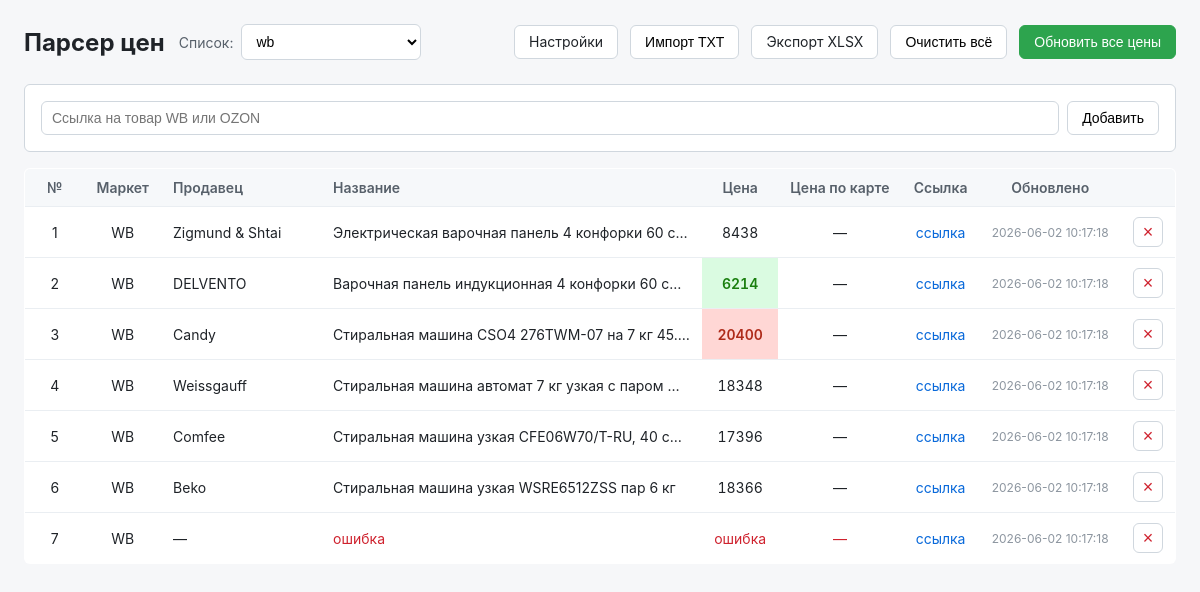
Screenshot of /?profile_id=52 with the database file from the repository.
### tables this page shows
CREATE TABLE items (
                    id INTEGER PRIMARY KEY AUTOINCREMENT,
                    market TEXT NOT NULL CHECK(market IN ('WB','OZON','YANDEX')),
                    url TEXT NOT NULL,
                    title TEXT DEFAULT '',
                    seller TEXT DEFAULT '',
                    price TEXT DEFAULT '',
                    price_card TEXT DEFAULT '',
                    updated_at TEXT DEFAULT '',
                    created_at TEXT DEFAULT CURRENT_TIMESTAMP,
                    profile_id INTEGER NOT NULL DEFAULT 1,
                    FOREIGN KEY(profile_id) REFERENCES profiles(id)
                );

### server.py (the view)
@app.route("/")
def index():
    profile_id = request.args.get("profile_id")
    selected_profile_id = None
    with db() as conn:
        profiles = [dict(r) for r in conn.execute("SELECT id, name FROM profiles ORDER BY id").fetchall()]
        if profiles:
            default_profile = profiles[0]["id"]
        else:
            default_profile = None
        if profile_id is not None and profile_id != "":
            try:
                profile_id = int(profile_id)
            except ValueError:
                profile_id = None
        if profile_id is None:
            selected_profile_id = default_profile
        else:
            selected_profile_id = profile_id
        if selected_profile_id is not None:
            rows = conn.execute(
                "SELECT * FROM items WHERE profile_id = ? ORDER BY id",
                (selected_profile_id,),
            ).fetchall()
        else:
            rows = conn.execute("SELECT * FROM items ORDER BY id").fetchall()
    min_price = None
    max_price = None
    prices = []
    for row in rows:
        price_str = (row["price"] or "").strip()
        if price_str and price_str.lower() != "ошибка":
            try:
                p = int(price_str)
                prices.append(p)
            except ValueError:
                pass
    if prices:
        min_price = min(prices)
        max_price = max(prices)
    return render_template(
        "index.html",
        items=rows,
        profiles=profiles,
        current_profile_id=selected_profile_id,
        min_price=min_price,
        max_price=max_price,
    )

### server.py (called while the page is built)
def db():
    conn = sqlite3.connect(DB_PATH)
    conn.row_factory = sqlite3.Row
    conn.execute("PRAGMA foreign_keys = ON")
    return conn

### templates/index.html (shortened to what this page needs)
<!doctype html>
<html lang="ru">
<head>
    <link rel="stylesheet" href="{{ url_for('static', filename='style.css') }}">
</head>
<body>
<div class="wrap">
    <header>
        <div class="header-left">
            <h1>Парсер цен</h1>
            <label class="profile-label">
                <span>Список:</span>
                <select id="profile-select">
                    {% for profile in profiles %}
                    <option value="{{ profile.id }}" {% if profile.id == current_profile_id %}selected{% endif %}>
                        {{ profile.name }}
                    </option>
                    {% endfor %}
                </select>
            </label>
        </div>
        <div class="actions">
            <a href="{{ url_for('settings') }}" class="link-btn">Настройки</a>
            <button id="import-btn" type="button" class="link-btn">Импорт TXT</button>
            <a id="export-btn" href="{% if current_profile_id %}{{ url_for('export_xlsx', profile_id=current_profile_id) }}{% else %}{{ url_for('export_xlsx') }}{% endif %}">Экспорт XLSX</a>
            <form action="{{ url_for('clear_items') }}" method="post" onsubmit="return confirm('Удалить все строки?');" style="display:inline;">
                <button type="submit" class="link-btn">Очистить всё</button>
            </form>
            <button id="refresh-btn" class="primary">Обновить все цены</button>
        </div>
    </header>
    <section class="add-form">
        <form action="{{ url_for('add') }}" method="post" class="row">
            <input type="url" name="url" placeholder="Ссылка на товар WB или OZON" required>
            <button type="submit">Добавить</button>
        </form>
    </section>
    <section>
        <table>
            <thead>
                <tr>
                    <th class="small">№</th>
                    <th class="small">Маркет</th>
                    <th class="seller">Продавец</th>
                    <th class="col-title">Название</th>
                    <th>Цена</th>
                    <th>Цена по карте</th>
                    <th>Ссылка</th>
                    <th>Обновлено</th>
                    <th></th>
                </tr>
            </thead>
            <tbody>
                {% for item in items %}
                <tr class="{% if item.price == 'ошибка' or item.title == 'ошибка' %}err{% endif %}">
                    <td class="small">{{ loop.index }}</td>
                    <td class="small">{{ item.market }}</td>
                    <td class="seller" title="{{ item.seller or '' }}">{{ (item.seller[:15] if item.seller and item.seller|length > 15 else item.seller) or '—' }}</td>
                    <td class="title">{{ item.title or '—' }}</td>
                    <td class="num{% if item.price and item.price != 'ошибка' %}{% if item.price|int == min_price %} price-min{% elif item.price|int == max_price %} price-max{% endif %}{% endif %}">{{ item.price or '—' }}</td>
                    <td class="num">{{ item.price_card or '—' }}</td>
                    <td class="url"><a href="{{ item.url }}" target="_blank" rel="noopener">ссылка</a></td>
                    <td class="dim">{{ item.updated_at or '—' }}</td>
                    <td>
                        <form action="{{ url_for('delete', item_id=item.id) }}" method="post" onsubmit="return confirm('Удалить?')">
                            <button type="submit" class="danger">×</button>
                        </form>
                    </td>
                </tr>
                {% endfor %}
            </tbody>
        </table>
    </section>
</div>
</body>
</html>

### static/style.css (style rules this page uses)
* { box-sizing: border-box; }
body { font-family: -apple-system, BlinkMacSystemFont, "Segoe UI", Roboto, sans-serif; background: #f6f7f9; color: #1f2328; margin: 0; padding: 24px; }
.wrap { max-width: 1200px; margin: 0 auto; }
header { display: flex; justify-content: space-between; align-items: center; margin-bottom: 24px; }
.header-left { display: flex; align-items: center; gap: 14px; }
.profile-label { display: flex; align-items: center; gap: 8px; font-size: 14px; color: #57606a; }
.profile-label select { min-width: 180px; padding: 8px 10px; border: 1px solid #d0d7de; border-radius: 6px; font-size: 14px; background: #fff; }
h1 { font-size: 24px; margin: 0; }
.actions { display: flex; gap: 12px; align-items: center; }
button { padding: 8px 14px; border: 1px solid #d0d7de; border-radius: 6px; background: #fff; cursor: pointer; font-size: 14px; }
button.primary { background: #2da44e; border-color: #2da44e; color: #fff; }
button.danger { background: transparent; border-color: #d0d7de; color: #cf222e; width: 30px; height: 30px; padding: 0; line-height: 1; font-size: 18px; }
a#export-btn { padding: 8px 14px; border: 1px solid #d0d7de; border-radius: 6px; background: #fff; cursor: pointer; font-size: 14px; color: #1f2328; text-decoration: none; display: inline-block; line-height: 1.2; }
a.link-btn { padding: 8px 14px; border: 1px solid #d0d7de; border-radius: 6px; background: #fff; cursor: pointer; font-size: 14px; color: #1f2328; text-decoration: none; display: inline-block; line-height: 1.2; }
.add-form { background: #fff; border: 1px solid #d0d7de; border-radius: 6px; padding: 16px; margin-bottom: 16px; }
.add-form .row { display: flex; gap: 8px; }
.add-form select, .add-form input { padding: 8px 10px; border: 1px solid #d0d7de; border-radius: 6px; font-size: 14px; }
.add-form input[type="url"] { flex: 1; }
table { width: 100%; border-collapse: collapse; background: #fff; border: 1px solid #d0d7de; border-radius: 6px; overflow: hidden; }
th, td { padding: 10px 12px; text-align: center; border-bottom: 1px solid #eaeef2; font-size: 14px; }
th.col-title, td.title { text-align: left; }
th.small, td.small { width: 60px; white-space: nowrap; }
th.seller, td.seller { text-align: left; width: 160px; }
th { background: #f6f8fa; font-weight: 600; color: #57606a; }
tr:last-child td { border-bottom: none; }
td.title { max-width: 380px; overflow: hidden; text-overflow: ellipsis; white-space: nowrap; }
td.num { font-variant-numeric: tabular-nums; }
td.num.price-min { background: #dafbe1; color: #1a7f0f; font-weight: 600; }
td.num.price-max { background: #ffd7d5; color: #ae2a19; font-weight: 600; }
td.url a { color: #0969da; text-decoration: none; }
td.dim { color: #8c959f; font-size: 12px; }
tr.err td.num, tr.err td.title { color: #cf222e; }
td form { margin: 0; }

### rows the page displays
items: market "WB", seller "Zigmund & Shtai", title "Электрическая варочная панель 4 конфорки 60 с…", price "8438", price_card "—", updated_at "2026-06-02 10:17:18"
items: market "WB", seller "DELVENTO", title "Варочная панель индукционная 4 конфорки 60 с…", price "6214", price_card "—", updated_at "2026-06-02 10:17:18"
items: market "WB", seller "Candy", title "Стиральная машина CSO4 276TWM-07 на 7 кг 45.…", price "20400", price_card "—", updated_at "2026-06-02 10:17:18"
items: market "WB", seller "Weissgauff", title "Стиральная машина автомат 7 кг узкая с паром…", price "18348", price_card "—", updated_at "2026-06-02 10:17:18"
items: market "WB", seller "Comfee", title "Стиральная машина узкая CFE06W70/T-RU, 40 с…", price "17396", price_card "—", updated_at "2026-06-02 10:17:18"
items: market "WB", seller "Beko", title "Стиральная машина узкая WSRE6512ZSS пар 6 кг", price "18366", price_card "—", updated_at "2026-06-02 10:17:18"
items: market "WB", seller "—", title "ошибка", price "ошибка", price_card "—", updated_at "2026-06-02 10:17:18"

### other values shown
form field value "wb"
